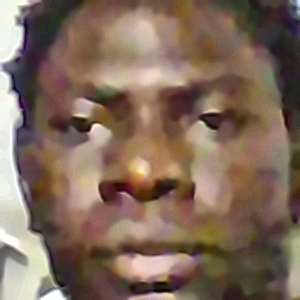
#> input picture captures/alert_face_ID2_20261028_001012.jpg, 300 x 300 px
$ python -i capture.py   (imports and definitions only)   (older library calls are emulated)
#> lines starting #> are read from the running program, lines starting #| are printed output that depends on the picture
#> further down, picture is the input picture: shape (300, 300, 3); mean B, G, R 90.7, 106.4, 128.6
"""
Capture Module
- Scores every frame for best face (sharpness x area x eye bonus)
- Eye detection prioritizes open-eyes photos
- enhance_image improves clarity for alert photos
"""

import cv2
import numpy as np
from datetime import datetime
from pathlib import Path
from loguru import logger
from config import CAPTURES_DIR


def enhance_image(image: np.ndarray) -> np.ndarray:
    """Denoise + CLAHE contrast + unsharp sharpen."""
    if image is None or image.size == 0:
        return image
    denoised  = cv2.fastNlMeansDenoisingColored(
        image, None, 6, 6, 7, 21
    )
    lab       = cv2.cvtColor(denoised, cv2.COLOR_BGR2LAB)
#> lab: shape (300, 300, 3); mean of channels 0, 1, 2 117, 134.7, 140.4
    l, a, b   = cv2.split(lab)
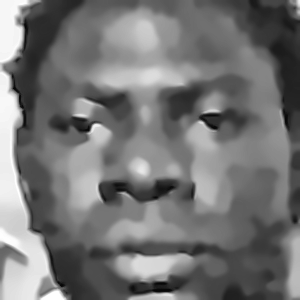
#> l: shape (300, 300); min 6, max 254, mean 117
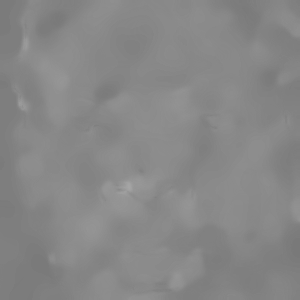
#> a: shape (300, 300); min 121, max 165, mean 134.7
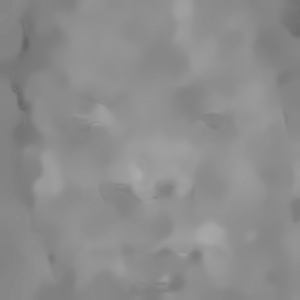
#> b: shape (300, 300); min 100, max 171, mean 140.4
    clahe     = cv2.createCLAHE(clipLimit=2.0, tileGridSize=(8,8))
    l         = clahe.apply(l)
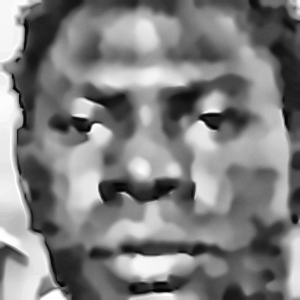
#> l: shape (300, 300); min 2, max 255, mean 127.6
    enhanced  = cv2.cvtColor(cv2.merge((l,a,b)), cv2.COLOR_LAB2BGR)
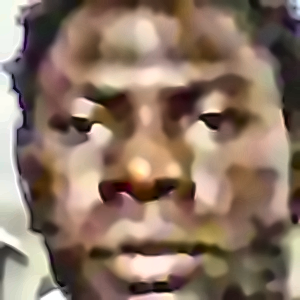
#> enhanced: shape (300, 300, 3); mean B, G, R 101, 117.2, 139.8
    gaussian  = cv2.GaussianBlur(enhanced, (0,0), 2.0)
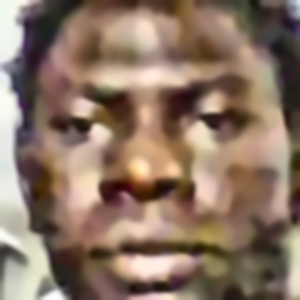
#> gaussian: shape (300, 300, 3); mean B, G, R 101, 117.2, 139.8
    sharpened = cv2.addWeighted(enhanced, 1.5, gaussian, -0.5, 0)
    return cv2.convertScaleAbs(sharpened, alpha=1.1, beta=10)
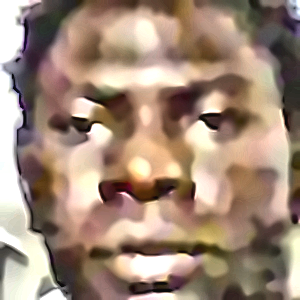
#> returned value: shape (300, 300, 3); mean of channels 0, 1, 2 120.5, 137.8, 161.2; drawn as B, G, R


class BestFaceCapture:
    # [62 lines left out: functions __init__, _score_face, update, not called in this run]

    def get_best_frame(self, tid):
        return self._best_frames.get(tid)

    def get_best_face_crop(self, tid):
        return self._best_face_crops.get(tid)

    # [150 lines left out: functions pop_all, clear, save_visit_image, save_alert_images, not called in this run]

>>> import cv2
>>> picture = cv2.imread('../captures/alert_face_ID2_20261028_001012.jpg')
>>> result = enhance_image(picture)

$ run again, on captures/alert_frame_ID2_20261028_001012.jpg
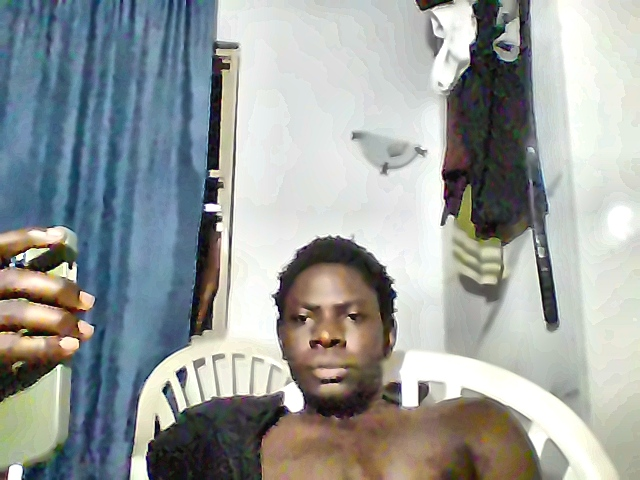
#> input picture captures/alert_frame_ID2_20261028_001012.jpg, 640 x 480 px
#> picture is the input picture: shape (480, 640, 3); mean B, G, R 156.8, 158.2, 153.1
#> lab: shape (480, 640, 3); mean of channels 0, 1, 2 162.3, 126.8, 128.1
#> in enhance_image, `l, a, b   = cv2.split(lab)`:
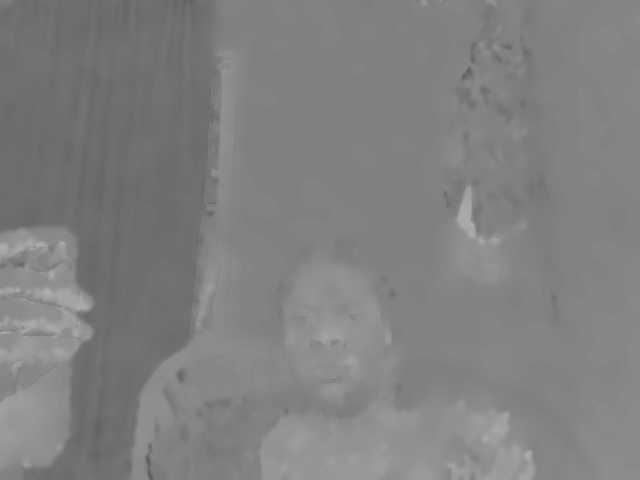
#> b: shape (480, 640); min 88, max 176, mean 128.1
#> in enhance_image, `return cv2.convertScaleAbs(sharpened, alpha=1.1, beta=10)`:
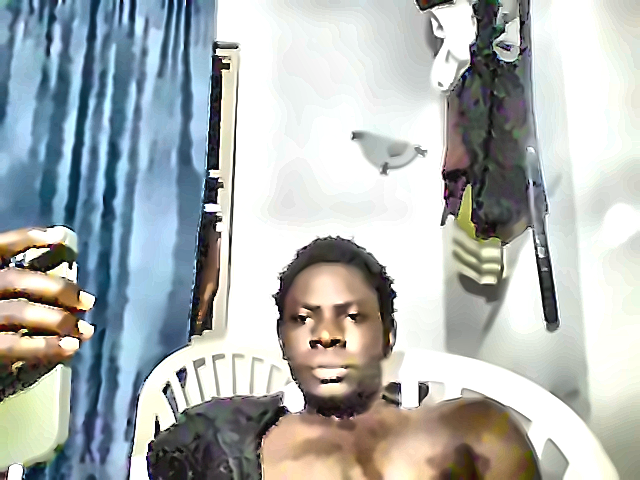
#> returned value: shape (480, 640, 3); mean of channels 0, 1, 2 179.3, 179.6, 173.9; drawn as B, G, R
